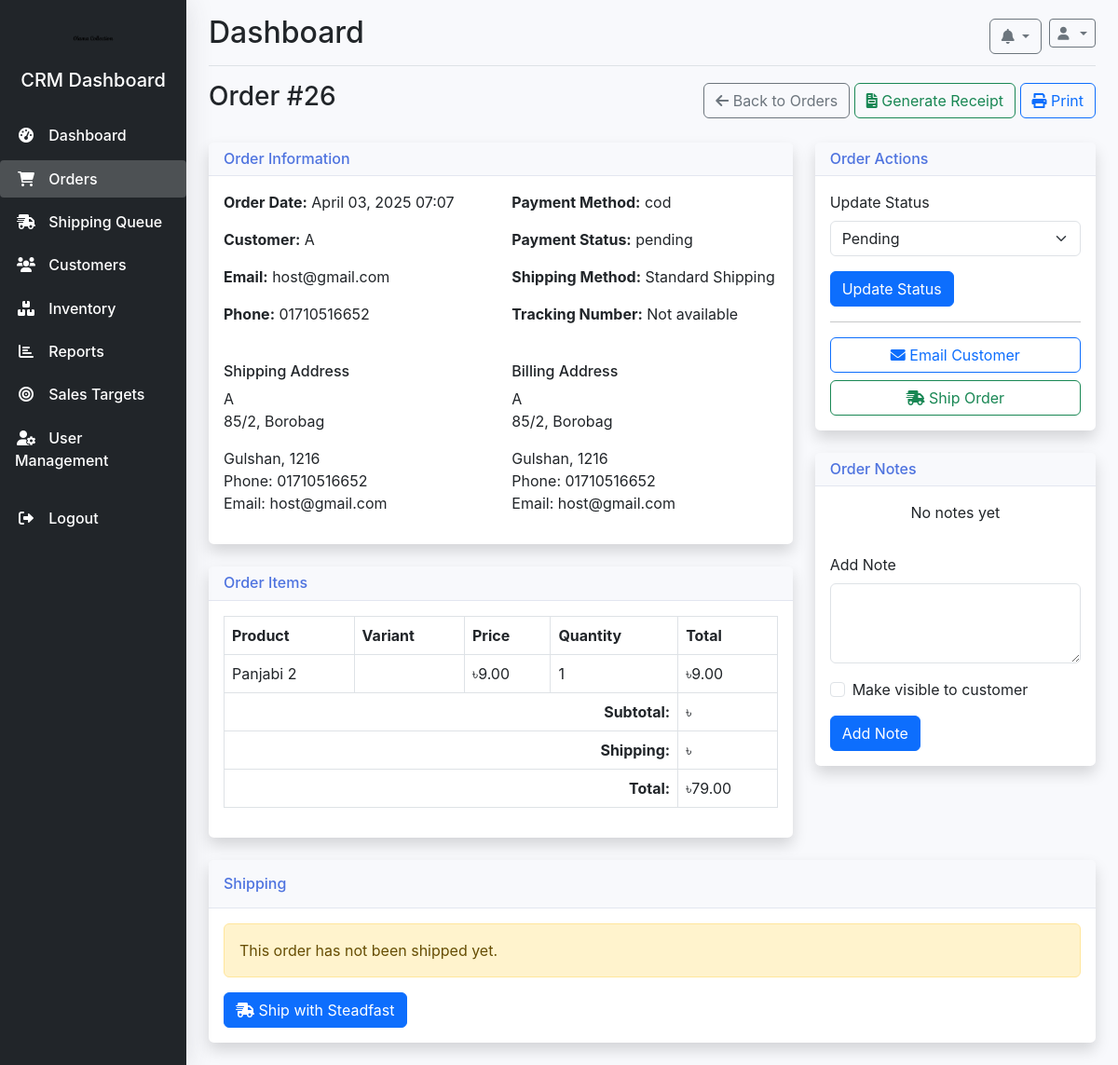
The page /crm/orders/26/ (signed in) on the database its author committed.
### orders/models.py (models this page shows, shortened)
class Order(models.Model):
    order_number = models.CharField(max_length=20, unique=True, null=True, blank=True)
    customer = models.ForeignKey(User, on_delete=models.SET_NULL, related_name='orders', null=True, blank=True)
    shipping_address = models.TextField(null=True, blank=True)
    billing_address = models.TextField(blank=True, null=True)
    payment_method = models.CharField(max_length=50, null=True, blank=True)  # Made nullable
    payment_status = models.CharField(max_length=50, default='pending')
    total_amount = models.DecimalField(max_digits=10, decimal_places=2, null=True, blank=True)  # Made nullable
    created_at = models.DateTimeField(auto_now_add=True)
    updated_at = models.DateTimeField(auto_now=True)
    status = models.ForeignKey('crm.OrderStatus', on_delete=models.SET_NULL, null=True, blank=True)
    tracking_code = models.CharField(max_length=50, blank=True, null=True)
    consignment_id = models.CharField(max_length=50, blank=True, null=True)
    delivery_status = models.CharField(max_length=50, blank=True, null=True)
    inventory_updated = models.BooleanField(default=False)

class OrderItem(models.Model):
    order = models.ForeignKey(Order, on_delete=models.CASCADE, related_name='items')
    product = models.ForeignKey(Product, on_delete=models.SET_NULL, null=True, blank=True)  # Made nullable
    variant = models.ForeignKey(ProductVariant, on_delete=models.SET_NULL, null=True, blank=True)
    quantity = models.PositiveIntegerField(null=True, blank=True, default=1)  # Made nullable
    price = models.DecimalField(max_digits=10, decimal_places=2, null=True, blank=True)  # Made nullable
    @property
    def total_price(self):
        if self.price is None or self.quantity is None:
            return 0
        return self.price * self.quantity

### products/models.py (models this page shows, shortened)
class Product(models.Model):
    PRODUCT_TYPE_CHOICES = (
        ('simple', 'Simple Product'),
        ('variable', 'Variable Product')
    )
    name = models.CharField(max_length=255)
    slug = models.SlugField(unique=True)
    description = models.TextField()
    category = models.ForeignKey(Category, on_delete=models.CASCADE)
    price = models.DecimalField(max_digits=10, decimal_places=2)
    discount_price = models.DecimalField(max_digits=10, decimal_places=2, null=True, blank=True)
    is_featured = models.BooleanField(default=False)
    is_active = models.BooleanField(default=True)
    created_at = models.DateTimeField(auto_now_add=True)
    updated_at = models.DateTimeField(auto_now=True)
    product_type = models.CharField(max_length=10, choices=PRODUCT_TYPE_CHOICES, default='simple')
    stock_quantity = models.PositiveIntegerField(default=0, null=True, blank=True)
    sku = models.CharField(max_length=100, null=True, blank=True)

### crm/models.py (models this page shows, shortened)
class OrderStatus(models.Model):
    name = models.CharField(max_length=50)
    description = models.TextField(blank=True)
    color_code = models.CharField(max_length=7, default="#808080")  # Hex color code
    is_active = models.BooleanField(default=True)
    sort_order = models.PositiveSmallIntegerField(default=0)
    is_initial = models.BooleanField(default=False)
    is_processing = models.BooleanField(default=False)
    is_completed = models.BooleanField(default=False)
    is_cancelled = models.BooleanField(default=False)
    class Meta:
        verbose_name_plural = "Order Statuses"
        ordering = ['sort_order']

### crm/views.py (the view)
# urls.py: path('orders/<int:order_id>/', views.order_detail, name='order_detail'),
@crm_login_required
def order_detail(request, order_id):
    order = get_object_or_404(Order.objects.select_related('status', 'customer'), id=order_id)
    order_items = order.items.select_related('product', 'variant').all()
    subtotal = sum(item.quantity * item.price for item in order_items if item.quantity and item.price)
    shipping_cost = order.shipping_cost if hasattr(order, 'shipping_cost') else 0
    discount_amount = order.discount_amount if hasattr(order, 'discount_amount') else 0
    total = order.total_amount or (subtotal + shipping_cost - discount_amount)
    customer_info = {
        'name': 'Guest',
        'email': 'Not provided',
        'phone': 'Not provided'
    }
    if order.customer:
        customer_info = {
            'name': order.customer.get_full_name() or order.customer.username,
            'email': order.customer.email or 'Not provided',
            'phone': getattr(order.customer, 'phone', None) or
                     (order.customer.profile.phone_number if hasattr(order.customer, 'profile') else 'Not provided'),
            'joined': order.customer.date_joined
        }
    elif order.shipping_address:
        import re
        name_match = re.search(r'^([^\n]+)', order.shipping_address)
        email_match = re.search(r'Email: ([^\n]+)', order.shipping_address)
        phone_match = re.search(r'Phone: ([^\n]+)', order.shipping_address)
        if name_match:
            customer_info['name'] = name_match.group(1)
        if email_match:
            customer_info['email'] = email_match.group(1)
        if phone_match:
            customer_info['phone'] = phone_match.group(1)
    notes = OrderNote.objects.filter(order=order).select_related('user') if hasattr(order, 'crm_notes') else []
    statuses = OrderStatus.objects.filter(is_active=True).order_by('sort_order')
    context = {
        'order': order,
        'order_items': order_items,
        'customer_info': customer_info,
        'subtotal': subtotal,
        'shipping_cost': shipping_cost,
        'discount_amount': discount_amount,
        'total': total,
        'notes': notes,
        'statuses': statuses
    }
    return render(request, 'crm/orders/detail.html', context)

### crm/templates/crm/orders/detail.html (shortened to what this page needs)
{% extends 'crm/base.html' %}
{% load static %}
{% block content %}
<div class="d-flex justify-content-between align-items-center mb-4">
    <h1 class="h3">Order #{{ order.id }}</h1>
    <div>
        <a href="{% url 'crm:order_list' %}" class="btn btn-outline-secondary">
            <i class="fas fa-arrow-left"></i> Back to Orders
        </a>
        <a href="{% url 'crm:generate_receipt' order.id %}" class="btn btn-outline-success">
            <i class="fas fa-file-invoice"></i> Generate Receipt
        </a>
        <button type="button" class="btn btn-outline-primary" onclick="window.print();">
            <i class="fas fa-print"></i> Print
        </button>
    </div>
</div>
<div class="row">
    <div class="col-lg-8">
        <div class="card shadow mb-4">
            <div class="card-header">
                <h6 class="m-0 font-weight-bold text-primary">Order Information</h6>
            </div>
            <div class="card-body">
                <div class="row mb-4">
                    <div class="col-md-6">
                            <p><strong>Order Date:</strong> {{ order.created_at|date:"F d, Y H:i" }}</p>
                            <p><strong>Customer:</strong> {{ customer_info.name }}</p>
                            <p><strong>Email:</strong> {{ customer_info.email }}</p>
                            <p><strong>Phone:</strong> {{ customer_info.phone }}</p>
                    </div>
                    <div class="col-md-6">
                        <p><strong>Payment Method:</strong> {{ order.payment_method }}</p>
                        <p><strong>Payment Status:</strong> {{ order.payment_status|default:"Unknown" }}</p>
                        <p><strong>Shipping Method:</strong> {{ order.shipping_method|default:"Standard Shipping" }}</p>
                        <p><strong>Tracking Number:</strong> {{ order.tracking_code|default:"Not available" }}</p>
                    </div>
                </div>
                <div class="row">
                    <div class="col-md-6">
                        <h6 class="font-weight-bold">Shipping Address</h6>
                        <address>
                            {{ order.shipping_address|linebreaks }}
                        </address>
                    </div>
                    <div class="col-md-6">
                        <h6 class="font-weight-bold">Billing Address</h6>
                        <address>
                            {{ order.billing_address|default:order.shipping_address|linebreaks }}
                        </address>
                    </div>
                </div>
            </div>
        </div>
        <div class="card shadow mb-4">
            <div class="card-header">
                <h6 class="m-0 font-weight-bold text-primary">Order Items</h6>
            </div>
            <div class="card-body">
                <div class="table-responsive">
                    <table class="table table-bordered">
                        <thead>
                            <tr>
                                <th>Product</th>
                                <th>Variant</th>
                                <th>Price</th>
                                <th>Quantity</th>
                                <th>Total</th>
                            </tr>
                        </thead>
                        <tbody>
                            {% for item in order.items.all %}
                            <tr>
                                <td>
                                    {{ item.product.name }}
                                </td>
                                <td>
                                </td>
                                <td>৳{{ item.price|floatformat:2 }}</td>
                                <td>{{ item.quantity }}</td>
                                <td>৳{{ item.total_price|floatformat:2 }}</td>
                            </tr>
                            {% endfor %}
                        </tbody>
                        <tfoot>
                            <tr>
                                <td colspan="4" class="text-end"><strong>Subtotal:</strong></td>
                                <td>৳{{ order.subtotal|floatformat:2 }}</td>
                            </tr>
                            <tr>
                                <td colspan="4" class="text-end"><strong>Shipping:</strong></td>
                                <td>৳{{ order.shipping_cost|floatformat:2 }}</td>
                            </tr>
                            <tr>
                                <td colspan="4" class="text-end"><strong>Total:</strong></td>
                                <td>৳{{ order.total_amount|floatformat:2 }}</td>
                            </tr>
                        </tfoot>
                    </table>
                </div>
            </div>
        </div>
    </div>
    <div class="col-lg-4">
        <div class="card shadow mb-4">
            <div class="card-header">
                <h6 class="m-0 font-weight-bold text-primary">Order Actions</h6>
            </div>
            <div class="card-body">
                <form action="{% url 'crm:update_order_status' order.id %}" method="post">
                    <div class="mb-3">
                        <label for="status" class="form-label">Update Status</label>
                        <select class="form-select" id="status" name="status">
                            {% for status in statuses %}
                            <option value="{{ status.id }}" {% if order.status.id == status.id %}selected{% endif %}>
                                {{ status.name }}
                            </option>
                            {% endfor %}
                        </select>
                    </div>
                    <button type="submit" class="btn btn-primary">Update Status</button>
                </form>
                <hr>
                <div class="d-grid gap-2">
                    <button type="button" class="btn btn-outline-primary" data-bs-toggle="modal" data-bs-target="#emailCustomerModal">
                        <i class="fas fa-envelope"></i> Email Customer
                    </button>
                    <button type="button" class="btn btn-outline-success" data-bs-toggle="modal" data-bs-target="#shipOrderModal">
                        <i class="fas fa-shipping-fast"></i> Ship Order
                    </button>
                </div>
            </div>
        </div>
        <div class="card shadow mb-4">
            <div class="card-header">
                <h6 class="m-0 font-weight-bold text-primary">Order Notes</h6>
            </div>
            <div class="card-body">
                <div class="notes-container mb-3" style="max-height: 300px; overflow-y: auto;">
                    {% for note in notes %}
                    <div class="note mb-3 p-3 {% if note.is_customer_visible %}bg-light{% else %}bg-warning-light{% endif %} rounded">
                        <div class="d-flex justify-content-between">
                            <span class="text-primary fw-bold">{{ note.user }}</span>
                            <small class="text-muted">{{ note.created_at|date:"M d, Y H:i" }}</small>
                        </div>
                        <p class="mb-0 mt-2">{{ note.note }}</p>
                        {% if note.is_customer_visible %}
                        <div class="mt-2 text-success">
                            <i class="fas fa-eye"></i> Visible to customer
                        </div>
                        {% else %}
                        <div class="mt-2 text-danger">
                            <i class="fas fa-eye-slash"></i> Internal note
                        </div>
                        {% endif %}
                    </div>
                    {% empty %}
                    <p class="text-center">No notes yet</p>
                    {% endfor %}
                </div>
                <form action="{% url 'crm:add_order_note' order.id %}" method="post">
                    <div class="mb-3">
                        <label for="note" class="form-label">Add Note</label>
                        <textarea class="form-control" id="note" name="note" rows="3" required></textarea>
                    </div>
                    <div class="form-check mb-3">
                        <input class="form-check-input" type="checkbox" id="is_customer_visible" name="is_customer_visible">
                        <label class="form-check-label" for="is_customer_visible">
                            Make visible to customer
                        </label>
                    </div>
                    <button type="submit" class="btn btn-primary">Add Note</button>
                </form>
            </div>
        </div>
    </div>
</div>
<div class="card shadow mb-4">
    <div class="card-header py-3">
        <h6 class="m-0 font-weight-bold text-primary">Shipping</h6>
    </div>
    <div class="card-body">
        {% if order.tracking_code %}
            <div class="alert alert-info mb-3">
                <strong>Tracking Number:</strong> {{ order.tracking_code }}<br>
                <strong>Status:</strong> {{ order.delivery_status|default:"Unknown" }}
                <div class="mt-2">
                    <a href="{% url 'crm:check_delivery_status' order.id %}" class="btn btn-sm btn-outline-primary">
                        <i class="fas fa-sync-alt"></i> Update Status
                    </a>
                </div>
            </div>
        {% else %}
            <div class="alert alert-warning mb-3">
                This order has not been shipped yet.
            </div>
            <button type="button" class="btn btn-primary btn-block" data-bs-toggle="modal" data-bs-target="#shipOrderModal">
                <i class="fas fa-shipping-fast"></i> Ship with Steadfast
            </button>
        {% endif %}
    </div>
</div>
{% endblock %}

### rows shown on the page
Order: id "26", created_at "April 03, 2025 07:07", payment_method "cod", payment_status "pending", tracking_code "Not available", shipping_address "A 85/2, Borobag Gulshan, 1216 Phone: 01710516652 Email: host@gmail.com", billing_address "A 85/2, Borobag Gulshan, 1216 Phone: 01710516652 Email: host@gmail.com", total_amount "79.00", status "Pending"
OrderItem: product.name "Panjabi 2", price "9.00", quantity "1", total_price "9.00"

### other values the page prints
{{ customer_info.name }} "A"
{{ customer_info.email }} "host@gmail.com"
{{ customer_info.phone }} "01710516652"
{{ order.shipping_method|default:"Standard Shipping" }} "Standard Shipping"
